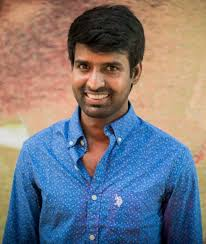
#> input picture img 2.jpg, 206 x 244 px, found by its file name
$ python cascade.py
#> lines starting #> are read from the running program, lines starting #| are printed output that depends on the picture; after the words box and inside, x2 and y2 are one past the last pixel; in counts of white or black regions, pixels touching at a corner belong together
import cv2
# Load the cascade
face_cascade = cv2.CascadeClassifier('D:\python cv\haarcascade_smile.xml')
# Read the input image
img = cv2.imread('D:\python cv\img 2.jpg')
#> img is the input picture: shape (244, 206, 3); mean B, G, R 128.7, 120.9, 121.2
# Convert into grayscale
gray = cv2.cvtColor(img, cv2.COLOR_BGR2GRAY)
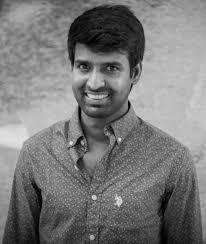
#> gray: shape (244, 206); min 0, max 242, mean 121.9
# Detect faces
faces = face_cascade.detectMultiScale(gray, 1.1, 4)
#> faces = [[76, 87, 44, 22], [25, 153, 45, 22], [28, 215, 41, 20], [91, 140, 85, 43], [16, 158, 90, 45], [7, 64, 95, 48], [54, 162, 141, 71]]
# Draw rectangle around the faces
for (x, y, w, h) in faces:
    cv2.rectangle(img, (x, y), (x+w, y+h), (255, 0, 0), 2)
#> this loop made 7 passes
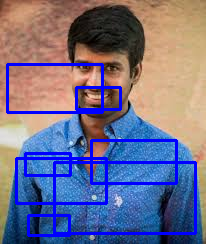
#> img: shape (244, 206, 3); 9.36% of pixels changed, all inside (x1, y1, x2, y2) = (6, 63, 197, 237)
# Display the output
cv2.imshow('img', img)
cv2.imwrite("result.jpg",img)
cv2.waitKey()
